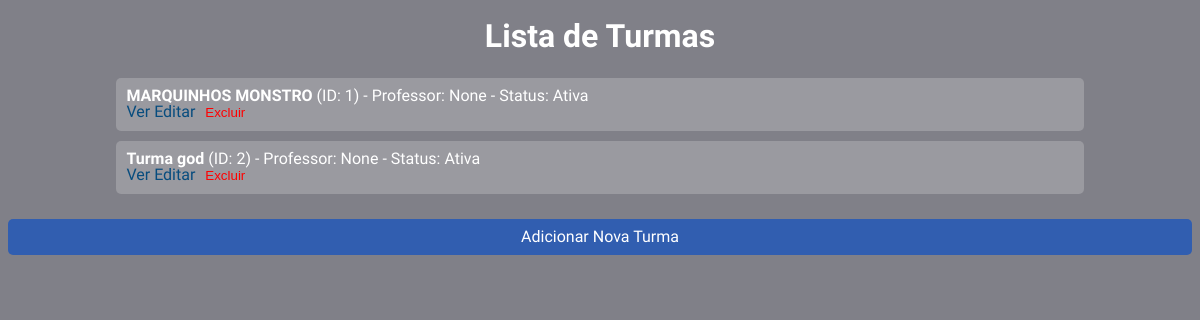
/turmas, run on an earlier commit of the app's database.
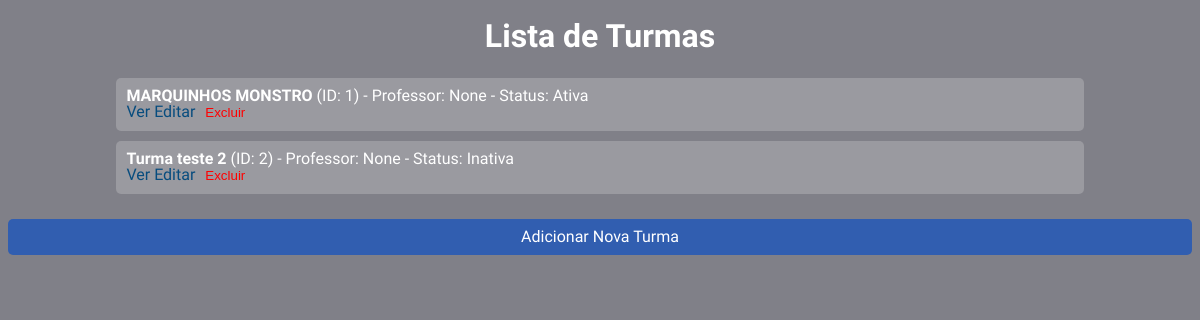
And on a later commit of the database.
### models/turma.py (models this page shows, shortened)
class Turma(db.Model):
    __tablename__ = 'turmas'
    id = db.Column(db.Integer, primary_key=True)
    descricao = db.Column(db.String(200), nullable=False)
    professor_id = db.Column(db.Integer, db.ForeignKey('professores.id'))
    ativo = db.Column(db.Boolean, default=True)
    professor = db.relationship('Professor', back_populates='turmas')
    alunos = db.relationship('Aluno', back_populates='turma', cascade="all, delete-orphan")

### controller/turma.py (the view)
@turma_blueprint.route('/turmas', methods=['GET'])
def get_turmas():
    turmas = listar_turmas()
    return render_template("turma/turmas.html", turmas=turmas)

### models/turma.py (called while the page is built)
def listar_turmas():
    turmas = Turma.query.all()
    return [{
        'id': turma.id,
        'descricao': turma.descricao,
        'ativo': turma.ativo,
        'professor_id': turma.professor_id,
        'professor_nome': turma.professor.nome if turma.professor else None
    } for turma in turmas]

### templates/turma/turmas.html (shortened to what this page needs)
<!DOCTYPE html>
<html lang="pt-BR">
<head>
  <link rel="stylesheet" href="global.css">
  <link rel="stylesheet" href="/styles/reset.css">
</head>
<body>
  <h1>Lista de Turmas</h1>
  <div class="lista-turma">
    {% for turma in turmas %}
      <div class="turma">
        <strong>{{ turma.descricao }}</strong> (ID: {{ turma.id }}) -
        Professor: {{ turma.professor_nome }} -
        Status: {{ 'Ativa' if turma.ativo else 'Inativa' }}
        <div>
          <a href="{{ url_for('turma.get_turma', id_turma=turma.id) }}">Ver</a>
          <a href="{{ url_for('turma.editar_turma_page', id_turma=turma.id) }}">Editar</a>
          <form action="{{ url_for('turma.delete_turma', id_turma=turma.id) }}" method="POST" style="display:inline;">
            <button type="submit" style="background:none; border:none; color:red; cursor:pointer;">Excluir</button>
          </form>
        </div>
      </div>
    {% endfor %}
  </div>
  <a href="{{ url_for('turma.adicionar_turma_page') }}" class="btn-adicionar">Adicionar Nova Turma</a>
</body>
</html>

### styles/global.css (style rules this page uses)
body { background-color: rgb(128, 128, 136); font-family: "Signika", sans-serif; text-decoration: none; }

### templates/turma/turmas.html (style rules this page uses)
body { background-color: rgb(128, 128, 136); font-family: "Signika", sans-serif; text-decoration: none; color: white; }
h1 { text-align: center; margin-top: 20px; }
.lista-turma { display: flex; flex-direction: column; align-items: center; margin-top: 20px; }
.turma { background-color: rgba(255, 255, 255, 0.2); padding: 10px; margin: 5px; border-radius: 5px; width: 80%; text-align: left; }
a { text-decoration: none; color: rgb(7, 76, 126); }
.btn-adicionar { display: block; margin: 20px auto; padding: 10px 20px; background-color: rgb(49, 94, 176); border: none; color: white; cursor: pointer; text-align: center; border-radius: 5px; }

What changed in the data, as far as the page shows it:
changed Turma id 2: descricao "Turma god" → "Turma teste 2"; ativo "Ativa" → "Inativa"
